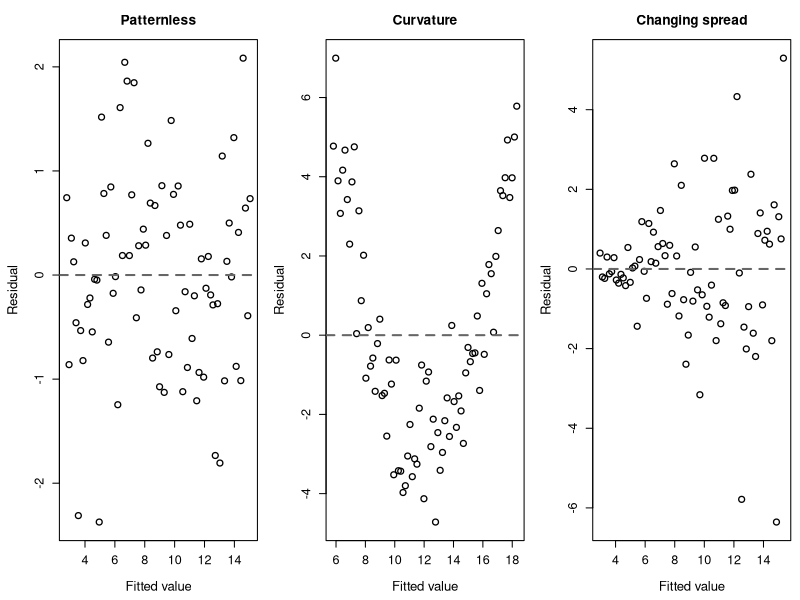

The R source for this figure:
# Residual plots for an appropriate line, curvature, and changing spread.

set.seed(2026)
x <- seq(0, 10, length.out = 80)

good <- data.frame(
  x = x,
  y = 3 + 1.2 * x + rnorm(length(x), sd = 1)
)
curved <- data.frame(
  x = x,
  y = 3 + 1.2 * x + 0.35 * (x - 5)^2 + rnorm(length(x), sd = 1)
)
fan <- data.frame(
  x = x,
  y = 3 + 1.2 * x + rnorm(length(x), sd = 0.25 + 0.25 * x)
)

plot_residuals <- function(data, title) {
  fit <- lm(y ~ x, data = data)
  plot(
    fitted(fit), residuals(fit),
    xlab = "Fitted value", ylab = "Residual", main = title,
    pch = 1, cex = 1.2, lwd = 1.3,
    cex.axis = 1.15, cex.lab = 1.2, cex.main = 1.25
  )
  abline(h = 0, lty = 2, lwd = 2, col = "grey40")
}

pdf("images/chapter_8/residual-diagnostics.pdf", width = 10, height = 3.8)
par(mfrow = c(1, 3), mar = c(4.5, 4.5, 3, 0.7))
plot_residuals(good, "Patternless")
plot_residuals(curved, "Curvature")
plot_residuals(fan, "Changing spread")
dev.off()
